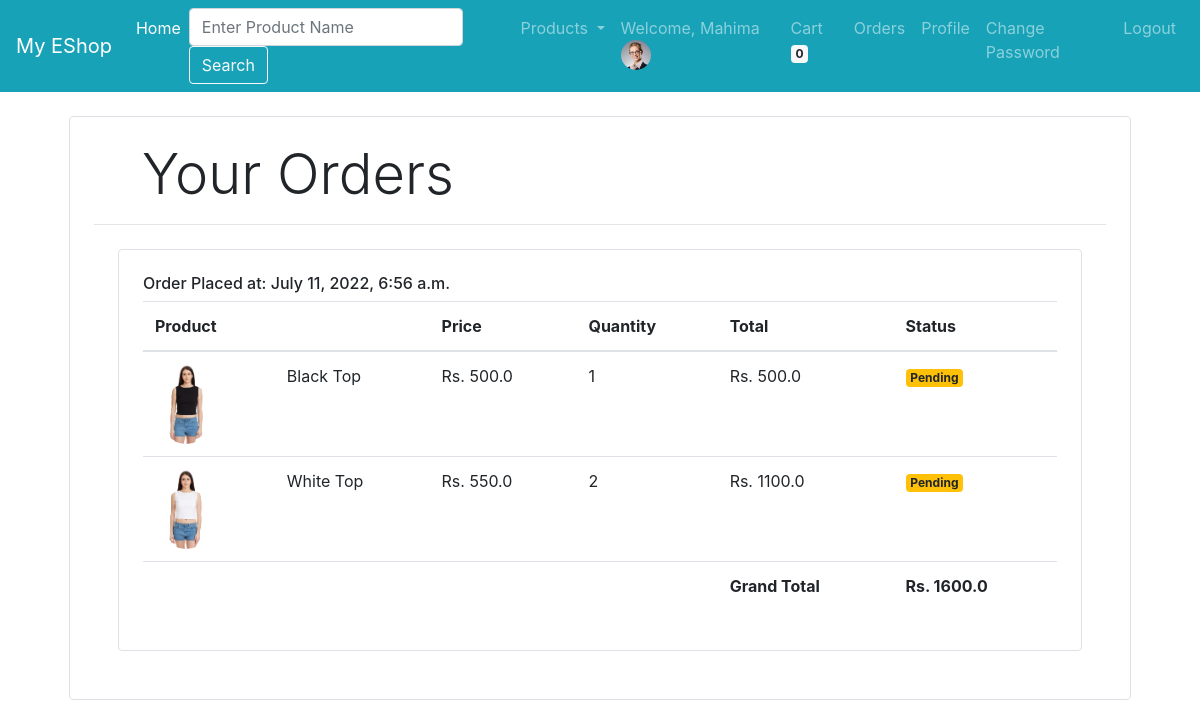
Page /vieworders/ (signed in) on the committed database.
### account/models.py (models this page shows, shortened)
class Profile(models.Model):
    user = models.OneToOneField(User, on_delete=models.CASCADE)
    phone_number = models.CharField(max_length=15)
    address = models.TextField()
    image = models.ImageField(upload_to='profiles_pics', default='defaultprofilepic.jpg')
    password_reset_code = models.CharField(max_length=6,default="")

### store/models.py (models this page shows, shortened)
class Order(models.Model):
    date = models.DateTimeField(auto_now_add=True)
    total = models.FloatField()
    address = models.CharField(max_length=100)
    phone_number = models.CharField(max_length=15)
    user = models.ForeignKey(User, on_delete=models.CASCADE)

class OrderItem(models.Model):
    quantity = models.IntegerField()
    price = models.FloatField()
    total = models.FloatField()
    is_delivered = models.BooleanField(default=False)
    product = models.ForeignKey(Product, on_delete=models.CASCADE)
    order = models.ForeignKey(Order, on_delete=models.CASCADE)
    user = models.ForeignKey(User, on_delete=models.CASCADE)

class Product(models.Model):
    name = models.CharField(max_length=100)
    price = models.FloatField()
    quantity = models.IntegerField()
    description = models.TextField(default="")
    image = models.ImageField(upload_to='products_pics', default="")
    category = models.ForeignKey(Category, on_delete=models.CASCADE, default=1)

### store/views.py (the view)
# urls.py: path('vieworders/', store_views.view_orders, name='vieworders'),
def view_orders(request):
    return render(request, 'orders.html', {
        'is_any_order': Order.objects.filter(user_id=request.user.id).exists(),
        'orders': Order.objects.filter(user_id=request.user.id).order_by('-date'),
        'orders_items': OrderItem.objects.filter(user_id=request.user.id)
    })

### store/views.py (called while the page is built)
def get_all_categories(request):
    return {'categories': Category.objects.all()}

def get_cart_items_count(request):
    return {
        'cart_items_count': Cart.objects.filter(user_id=request.user.id).aggregate(Sum('quantity'))['quantity__sum']}

### templates/orders.html (shortened to what this page needs)
{% extends 'base.html' %}
{% block content %}
	<div class="container">
		<div class="border rounded p-4 m-4">
			{% if is_any_order %}
                	<p class="display-4 pl-4 ml-4">Your Orders</p>
                	<hr>
					{% for order in orders %}
						<div class="border rounded p-4 m-4">
								<h6>Order Placed at: {{ order.date }} </h6>
								<table class="table">
									<thead>
										<tr>
											<th>Product</th>
											<th></th>
											<th>Price</th>
											<th>Quantity</th>
											<th>Total</th>
											<th>Status</th>
										</tr>
									</thead>
									<tbody>
										{% for order_item in orders_items %}
											{% if order.id == order_item.order_id %}
												 <tr>
													<td>
														<img style="height: 80px;" class="rounded-circle" src="{{ order_item.product.image.url }}">
													</td>
													<td>{{ order_item.product.name }}</td>
													<td>Rs. {{ order_item.price }}</td>
													<td>{{ order_item.quantity }}</td>
													<td>Rs. {{ order_item.total }}</td>
													 <td>
														 {% if order_item.is_delivered %}
															<span class="badge badge-success">Completed</span>
														 {% else %}
															<span class="badge badge-warning">Pending</span>
														 {% endif %}
													 </td>
												 </tr>
											{% endif %}
										{% endfor %}
									</tbody>
									<tfoot>
										 <tr>
											 <th colspan="4"></th>
											 <th class="" colspan="">Grand Total</th>
											 <th>Rs. {{ order.total }}</th>
										 </tr>
									</tfoot>
								</table>
						</div>
	  				{% endfor %}
	  		{% else %}
	  			<p class="display-4 pl-4 ml-4 text-center">Your have no order history</p>
			{% endif %}
      	</div>
	</div>
{% endblock %}

### templates/base.html (shortened to what this page needs)
<!doctype html>
<html lang="en">
  <head>
    {% load static %}
    <link rel="stylesheet" href="{% static 'css/bootstrap.min.css' %}" />
  </head>
    <body>
    <nav class="navbar navbar-expand-lg navbar-dark bg-info">
      <a class="navbar-brand" href="{% url 'home' %}">My EShop</a>
      <div class="collapse navbar-collapse" id="navbarSupportedContent">
          <ul class=" navbar-nav my-2 my-lg-0">
            <li class="nav-item active">
              <a class="nav-link" href="{% url 'home' %}">Home</a>
            </li>
            <li class="nav-item active">
              <form class="form-inline" action="{% url 'search' %}">
                <input class="form-control mr-sm-2" type="text" name="name" placeholder="Enter Product Name">
                <button class="btn btn-outline-light my-2 my-sm-0" type="submit">Search</button>
              </form>
            </li>
            <li class="nav-item dropdown">
              <a class="nav-link dropdown-toggle" href="#" id="navbarDropdown"
                 role="button" data-toggle="dropdown" aria-haspopup="true" aria-expanded="false">
                Products
              </a>
            </li>
            {% if request.user.is_authenticated %}
                <li class="nav-item">
                    <span class="nav-link">
                          Welcome, {{ request.user.first_name  }}
                            <img class="rounded-circle" height="30" src="{{ request.user.profile.image.url }}"/>
                    </span>
                </li>
                <li class="nav-item">
                 <a class="nav-link" href="{% url 'viewcart' %}">
                     Cart <span class="badge badge-light">
                        {% if cart_items_count %}
                            {{ cart_items_count }}
                        {% else %}
                            0
                        {% endif %}
                        </span>
                 </a>
              </li>
              <li class="nav-item">
                 <a class="nav-link" href="{% url 'vieworders' %}">Orders</a>
              </li>
              <li class="nav-item">
                 <a class="nav-link" href="{% url 'profile' %}">Profile</a>
              </li>
              <li class="nav-item">
                 <a class="nav-link" href="{% url 'changepassword' %}">Change Password</a>
              </li>
              <li class="nav-item">
                 <a class="nav-link" href="{% url 'logout' %}">Logout</a>
              </li>
            {% endif %}
          </ul>
      </div>
    </nav>
    {% block content %}
    {% endblock %}
    </body>
</html>

### rows in the picture
Order: date "July 11, 2022, 6:56 a.m.", total "1600.0"
OrderItem: product.image (picture), product.name "Black Top", price "500.0", quantity "1", total "500.0", is_delivered "Pending"
OrderItem: product.image (picture), product.name "White Top", price "550.0", quantity "2", total "1100.0", is_delivered "Pending"

### other values in the picture
{{ request.user.first_name }} "Mahima"
